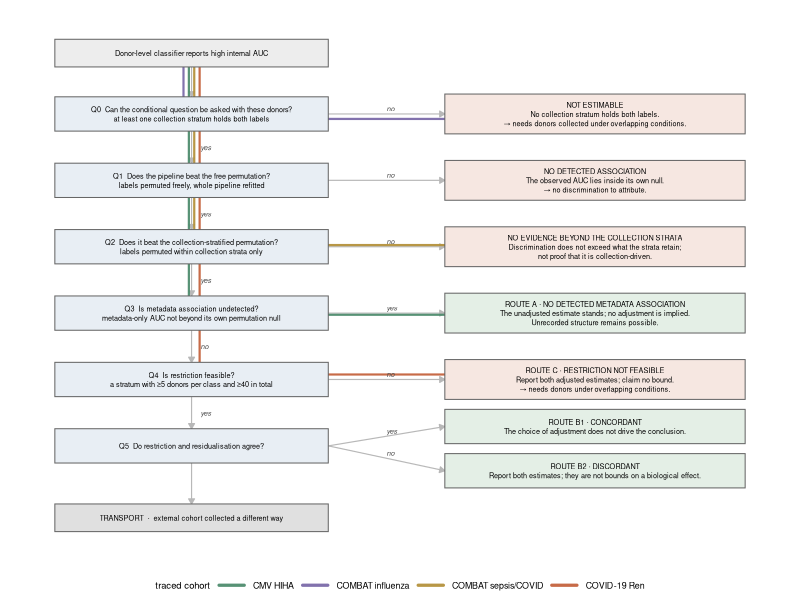

R code for this plot:
# Fig_decision_tree: the decision tree, with four real cohorts traced through it.
# Figure numbers live in the manuscript and in tools/build_html.py, never here.
#
# Every label here must match Section 6 and the gates in scripts/cohorts/
# run_design_screen.py. In particular Q0 is ONLY "no collection stratum holds both
# labels, or the metadata separates the labels exactly": the tuned-versus-frozen
# AUC gap is reported but is not a gate, and calling it a model-selection artefact
# was withdrawn.
suppressPackageStartupMessages({ library(ggplot2); library(dplyr) })
# Project root: the directory holding figures/, sim/, data/. Resolved from this
# script's own location, or from RHEUMLENS_ROOT, so the script runs anywhere.
W <- Sys.getenv("RHEUMLENS_ROOT", unset = NA)
if (is.na(W)) {
  args <- commandArgs(trailingOnly = FALSE)
  f <- sub("^--file=", "", args[grep("^--file=", args)])
  W <- if (length(f)) normalizePath(file.path(dirname(f), "..", ".."))
       else normalizePath(getwd())
}
setwd(W)

BW <- 3.05; BH <- 0.62          # decision box
OW <- 3.35; OH <- 0.72          # outcome box
xd <- 0; xo <- 4.5

nodes <- tribble(
  ~id,   ~x,  ~y,   ~w,  ~h,  ~kind,     ~lab,
  "S",   xd,  7.6,  BW,  .5,  "start",   "Donor-level classifier reports high internal AUC",
  "Q0",  xd,  6.5,  BW,  BH,  "dec",     "Q0  Can the conditional question be asked with these donors?\nat least one collection stratum holds both labels",
  "Q1",  xd,  5.3,  BW,  BH,  "dec",     "Q1  Does the pipeline beat the free permutation?\nlabels permuted freely, whole pipeline refitted",
  "Q2",  xd,  4.1,  BW,  BH,  "dec",     "Q2  Does it beat the collection-stratified permutation?\nlabels permuted within collection strata only",
  "Q3",  xd,  2.9,  BW,  BH,  "dec",     "Q3  Is metadata association undetected?\nmetadata-only AUC not beyond its own permutation null",
  "Q4",  xd,  1.7,  BW,  BH,  "dec",     "Q4  Is restriction feasible?\na stratum with ≥5 donors per class and ≥40 in total",
  "Q5",  xd,  0.5,  BW,  BH,  "dec",     "Q5  Do restriction and residualisation agree?",
  "E",   xd, -0.8,  BW,  .5,  "gate",    "TRANSPORT  ·  external cohort collected a different way",
  "C0",  xo,  6.5,  OW,  OH,  "stop",    "NOT ESTIMABLE\nNo collection stratum holds both labels.\n→ needs donors collected under overlapping conditions.",
  "N1",  xo,  5.3,  OW,  OH,  "stop",    "NO DETECTED ASSOCIATION\nThe observed AUC lies inside its own null.\n→ no discrimination to attribute.",
  "C2",  xo,  4.1,  OW,  OH,  "stop",    "NO EVIDENCE BEYOND THE COLLECTION STRATA\nDiscrimination does not exceed what the strata retain;\nnot proof that it is collection-driven.",
  "A",   xo,  2.9,  OW,  OH,  "route",   "ROUTE A · NO DETECTED METADATA ASSOCIATION\nThe unadjusted estimate stands; no adjustment is implied.\nUnrecorded structure remains possible.",
  "C4",  xo,  1.7,  OW,  OH,  "stop",    "ROUTE C · RESTRICTION NOT FEASIBLE\nReport both adjusted estimates; claim no bound.\n→ needs donors under overlapping conditions.",
  "B1",  xo,  0.85, OW,  .62, "route",   "ROUTE B1 · CONCORDANT\nThe choice of adjustment does not drive the conclusion.",
  "B2",  xo,  0.05, OW,  .62, "route",   "ROUTE B2 · DISCORDANT\nReport both estimates; they are not bounds on a biological effect."
)

edges <- tribble(
  ~from, ~to,  ~lab,  ~side,
  "S","Q0","",        "down",
  "Q0","C0","no",     "right",
  "Q0","Q1","yes",    "down",
  "Q1","N1","no",     "right",
  "Q1","Q2","yes",    "down",
  "Q2","C2","no",     "right",
  "Q2","Q3","yes",    "down",
  "Q3","A","yes",     "right",
  "Q3","Q4","no",     "down",
  "Q4","C4","no",     "right",
  "Q4","Q5","yes",    "down",
  "Q5","B1","yes",    "right",
  "Q5","B2","no",     "right",
  "Q5","E","",        "down"
)
gx <- function(id, f) nodes[[f]][match(id, nodes$id)]
edges <- edges |> mutate(
  x  = gx(from,"x"), y = gx(from,"y"), xe = gx(to,"x"), ye = gx(to,"y"),
  hh = gx(from,"h")/2, hh2 = gx(to,"h")/2,
  x0 = ifelse(side=="down", x, x + gx(from,"w")/2),
  y0 = ifelse(side=="down", y - hh, y),
  x1 = ifelse(side=="down", xe, xe - gx(to,"w")/2),
  y1 = ifelse(side=="down", ye + hh2, ye))

# four real cohorts traced through the tree
traces <- bind_rows(
  tibble(cohort="COMBAT influenza",     step=c("S","Q0","C0")),
  tibble(cohort="CMV HIHA",             step=c("S","Q0","Q1","Q2","Q3","A")),
  tibble(cohort="COMBAT sepsis/COVID",  step=c("S","Q0","Q1","Q2","C2")),
  tibble(cohort="COVID-19 Ren",         step=c("S","Q0","Q1","Q2","Q3","Q4","C4"))
)
tpal <- c("COMBAT influenza"="#7B6BA8", "CMV HIHA"="#4E8C6E",
          "COMBAT sepsis/COVID"="#B4913C", "COVID-19 Ren"="#C4633E")
off  <- c("COMBAT influenza"=-.09, "CMV HIHA"=-.03,
          "COMBAT sepsis/COVID"=.03, "COVID-19 Ren"=.09)

tseg <- traces |> group_by(cohort) |>
  reframe(from = head(step,-1), to = tail(step,-1)) |>
  left_join(edges |> select(from,to,x0,y0,x1,y1,side), by=c("from","to")) |>
  mutate(d = off[cohort],
         x0 = x0 + ifelse(side=="down", d, 0), x1 = x1 + ifelse(side=="down", d, 0),
         y0 = y0 + ifelse(side=="down", 0, d), y1 = y1 + ifelse(side=="down", 0, d))

npal <- c(start="grey93", dec="#E8EEF4", gate="grey88",
          stop="#F6E7E1", route="#E4EFE6")

p <- ggplot() +
  geom_segment(data=edges, aes(x0,y0,xend=x1,yend=y1), colour="grey72",
               linewidth=.4, arrow=arrow(length=unit(1.5,"mm"), type="closed")) +
  geom_segment(data=tseg, aes(x0,y0,xend=x1,yend=y1, colour=cohort),
               linewidth=.75, lineend="round", alpha=.95) +
  geom_tile(data=nodes, aes(x,y,width=w,height=h, fill=kind),
            colour="grey40", linewidth=.35) +
  geom_text(data=nodes, aes(x,y,label=lab), size=1.85, lineheight=1.05) +
  geom_text(data=filter(edges, lab!=""),
            aes(x = ifelse(side=="down", x0+.10, (x0+x1)/2),
                y = ifelse(side=="down", (y0+y1)/2, (y0+y1)/2+.10), label=lab),
            size=1.85, colour="grey30", hjust=0, fontface="italic") +
  scale_fill_manual(values=npal, guide="none") +
  scale_colour_manual(values=tpal, name="traced cohort") +
  coord_cartesian(xlim=c(xd-BW/2-.15, xo+OW/2+.15), ylim=c(-1.20, 8.00)) +
  guides(colour=guide_legend(nrow=1, override.aes=list(linewidth=1.1))) +
  theme_void(base_size=8) +
  theme(legend.position="bottom", legend.text=element_text(size=6.4),
        legend.title=element_text(size=6.8), legend.key.width=unit(8,"mm"),
        plot.title=element_text(size=8, face="bold"),
        plot.subtitle=element_text(size=6.4, colour="grey35", margin=margin(b=3)),
        plot.margin=margin(4,4,2,4)) +
  labs(title=NULL, subtitle=NULL)

ggsave("figures/out/Fig_decision_tree.svg", p, width=180, height=126, units="mm",
       device=svglite::svglite)
ragg::agg_png("figures/out/Fig_decision_tree.png", width=180, height=126,
              units="mm", res=400)
print(p); invisible(dev.off()); cat("ok\n")
